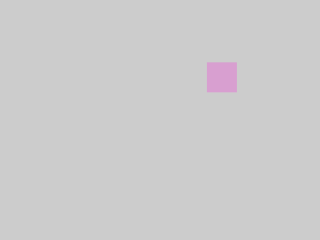
Frame 1 (no input)
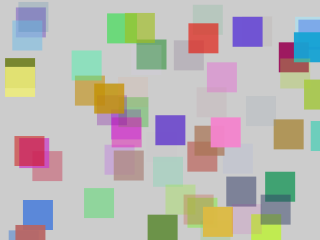
Frame 60 (the mouse pressed at the canvas centre just before this capture)
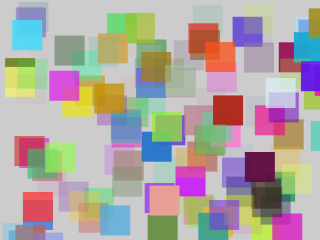
Frame 120 (the mouse held since frame 60 and released just before this capture)

The Processing sketch that drew these frames (run headless with seeded random() and noise(); from frame 60 on, the mouse is pressed at the canvas centre):

// Processing sketch: processing_89309
// ── processing_89309.pde

float x;
float y;
float r;
float g;
float b;
float a;

void setup(){
 size(320,240);
 frameRate(30);
}

void draw(){
  noStroke();
  x = random(width);
  y =random(height);
  
  r = random(255);
  g =random(255);
  b = random(255);
   a = random(255);
  
  fill(r,g,b,a);
  rect(x,y,30,30);
}
